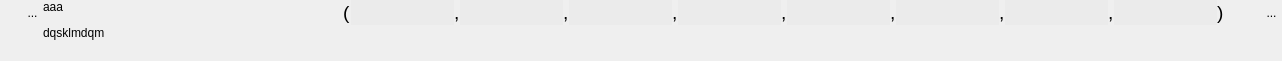
<?xml version="1.0" encoding="UTF-8"?>
<ui version="4.0">
 <class>WidgetTuple8</class>
 <widget class="QWidget" name="WidgetTuple8">
  <property name="geometry">
   <rect>
    <x>0</x>
    <y>0</y>
    <width>1282</width>
    <height>61</height>
   </rect>
  </property>
  <property name="sizePolicy">
   <sizepolicy hsizetype="Preferred" vsizetype="Minimum">
    <horstretch>0</horstretch>
    <verstretch>0</verstretch>
   </sizepolicy>
  </property>
  <property name="minimumSize">
   <size>
    <width>0</width>
    <height>0</height>
   </size>
  </property>
  <property name="windowTitle">
   <string>Form</string>
  </property>
  <layout class="QHBoxLayout" name="horizontalLayout_3">
   <property name="spacing">
    <number>0</number>
   </property>
   <property name="leftMargin">
    <number>1</number>
   </property>
   <property name="topMargin">
    <number>0</number>
   </property>
   <property name="rightMargin">
    <number>0</number>
   </property>
   <property name="bottomMargin">
    <number>1</number>
   </property>
   <item>
    <layout class="QVBoxLayout" name="verticalLayout_2">
     <property name="spacing">
      <number>0</number>
     </property>
     <item>
      <layout class="QHBoxLayout" name="horizontalLayout_2">
       <property name="spacing">
        <number>0</number>
       </property>
       <property name="sizeConstraint">
        <enum>QLayout::SetFixedSize</enum>
       </property>
       <item>
        <spacer name="horizontalSpacer_3">
         <property name="orientation">
          <enum>Qt::Horizontal</enum>
         </property>
         <property name="sizeType">
          <enum>QSizePolicy::Fixed</enum>
         </property>
         <property name="sizeHint" stdset="0">
          <size>
           <width>21</width>
           <height>20</height>
          </size>
         </property>
        </spacer>
       </item>
       <item>
        <widget class="MonBoutonValide" name="RBValide">
         <property name="minimumSize">
          <size>
           <width>21</width>
           <height>25</height>
          </size>
         </property>
         <property name="maximumSize">
          <size>
           <width>21</width>
           <height>25</height>
          </size>
         </property>
         <property name="focusPolicy">
          <enum>Qt::ClickFocus</enum>
         </property>
         <property name="toolTip">
          <string>Affiche le rapport de validation du mot-clef</string>
         </property>
         <property name="styleSheet">
          <string notr="true">border : 0px</string>
         </property>
         <property name="text">
          <string>...</string>
         </property>
         <property name="icon">
          <iconset>
           <normaloff>../Editeur/icons/ast-green-ball.png</normaloff>../Editeur/icons/ast-green-ball.png</iconset>
         </property>
         <property name="iconSize">
          <size>
           <width>25</width>
           <height>25</height>
          </size>
         </property>
        </widget>
       </item>
      </layout>
     </item>
     <item>
      <spacer name="verticalSpacer_2">
       <property name="orientation">
        <enum>Qt::Vertical</enum>
       </property>
       <property name="sizeHint" stdset="0">
        <size>
         <width>20</width>
         <height>5</height>
        </size>
       </property>
      </spacer>
     </item>
    </layout>
   </item>
   <item>
    <widget class="MonLabelClic" name="label">
     <property name="sizePolicy">
      <sizepolicy hsizetype="Fixed" vsizetype="Preferred">
       <horstretch>0</horstretch>
       <verstretch>0</verstretch>
      </sizepolicy>
     </property>
     <property name="minimumSize">
      <size>
       <width>300</width>
       <height>25</height>
      </size>
     </property>
     <property name="maximumSize">
      <size>
       <width>178</width>
       <height>16777215</height>
      </size>
     </property>
     <property name="frameShape">
      <enum>QFrame::NoFrame</enum>
     </property>
     <property name="text">
      <string>&lt;html&gt;&lt;head/&gt;&lt;body&gt;&lt;p&gt;aaa&lt;/p&gt;&lt;p&gt;dqsklmdqm&lt;/p&gt;&lt;/body&gt;&lt;/html&gt;</string>
     </property>
     <property name="scaledContents">
      <bool>false</bool>
     </property>
     <property name="alignment">
      <set>Qt::AlignLeading|Qt::AlignLeft|Qt::AlignTop</set>
     </property>
    </widget>
   </item>
   <item>
    <layout class="QVBoxLayout" name="verticalLayout">
     <item>
      <layout class="QHBoxLayout" name="horizontalLayout">
       <item>
        <widget class="QLabel" name="label_2">
         <property name="text">
          <string>&lt;html&gt;&lt;head/&gt;&lt;body&gt;&lt;p&gt;&lt;span style=&quot; font-size:14pt;&quot;&gt;(&lt;/span&gt;&lt;/p&gt;&lt;/body&gt;&lt;/html&gt;</string>
         </property>
        </widget>
       </item>
       <item>
        <widget class="QLineEdit" name="lineEditVal1">
         <property name="sizePolicy">
          <sizepolicy hsizetype="Preferred" vsizetype="Fixed">
           <horstretch>0</horstretch>
           <verstretch>0</verstretch>
          </sizepolicy>
         </property>
         <property name="minimumSize">
          <size>
           <width>0</width>
           <height>25</height>
          </size>
         </property>
         <property name="maximumSize">
          <size>
           <width>805</width>
           <height>16777215</height>
          </size>
         </property>
         <property name="styleSheet">
          <string notr="true">background:rgb(235,235,235);
border:0px;</string>
         </property>
        </widget>
       </item>
       <item>
        <widget class="QLabel" name="label_4">
         <property name="text">
          <string>&lt;html&gt;&lt;head/&gt;&lt;body&gt;&lt;p&gt;&lt;span style=&quot; font-size:14pt;&quot;&gt;,&lt;/span&gt;&lt;/p&gt;&lt;/body&gt;&lt;/html&gt;</string>
         </property>
        </widget>
       </item>
       <item>
        <widget class="QLineEdit" name="lineEditVal2">
         <property name="sizePolicy">
          <sizepolicy hsizetype="Preferred" vsizetype="Fixed">
           <horstretch>0</horstretch>
           <verstretch>0</verstretch>
          </sizepolicy>
         </property>
         <property name="minimumSize">
          <size>
           <width>0</width>
           <height>25</height>
          </size>
         </property>
         <property name="maximumSize">
          <size>
           <width>805</width>
           <height>16777215</height>
          </size>
         </property>
         <property name="focusPolicy">
          <enum>Qt::StrongFocus</enum>
         </property>
         <property name="styleSheet">
          <string notr="true">background:rgb(235,235,235);
border:0px;</string>
         </property>
        </widget>
       </item>
       <item>
        <widget class="QLabel" name="label_3">
         <property name="text">
          <string>&lt;html&gt;&lt;head/&gt;&lt;body&gt;&lt;p&gt;&lt;span style=&quot; font-size:14pt;&quot;&gt;,&lt;/span&gt;&lt;/p&gt;&lt;/body&gt;&lt;/html&gt;</string>
         </property>
        </widget>
       </item>
       <item>
        <widget class="QLineEdit" name="lineEditVal3">
         <property name="sizePolicy">
          <sizepolicy hsizetype="Preferred" vsizetype="Fixed">
           <horstretch>0</horstretch>
           <verstretch>0</verstretch>
          </sizepolicy>
         </property>
         <property name="minimumSize">
          <size>
           <width>0</width>
           <height>25</height>
          </size>
         </property>
         <property name="maximumSize">
          <size>
           <width>805</width>
           <height>16777215</height>
          </size>
         </property>
         <property name="focusPolicy">
          <enum>Qt::StrongFocus</enum>
         </property>
         <property name="styleSheet">
          <string notr="true">background:rgb(235,235,235);
border:0px;</string>
         </property>
        </widget>
       </item>
       <item>
        <widget class="QLabel" name="label_8">
         <property name="text">
          <string>&lt;html&gt;&lt;head/&gt;&lt;body&gt;&lt;p&gt;&lt;span style=&quot; font-size:14pt;&quot;&gt;,&lt;/span&gt;&lt;/p&gt;&lt;/body&gt;&lt;/html&gt;</string>
         </property>
        </widget>
       </item>
       <item>
        <widget class="LECustomTuple" name="lineEditVal_4">
         <property name="sizePolicy">
          <sizepolicy hsizetype="Expanding" vsizetype="Fixed">
           <horstretch>0</horstretch>
           <verstretch>0</verstretch>
          </sizepolicy>
         </property>
         <property name="minimumSize">
          <size>
           <width>0</width>
           <height>25</height>
          </size>
         </property>
         <property name="maximumSize">
          <size>
           <width>10000</width>
           <height>16777215</height>
          </size>
         </property>
         <property name="focusPolicy">
          <enum>Qt::StrongFocus</enum>
         </property>
         <property name="styleSheet">
          <string notr="true">background:rgb(235,235,235);
border:0px;</string>
         </property>
        </widget>
       </item>
       <item>
        <widget class="QLabel" name="label_9">
         <property name="text">
          <string>&lt;html&gt;&lt;head/&gt;&lt;body&gt;&lt;p&gt;&lt;span style=&quot; font-size:14pt;&quot;&gt;,&lt;/span&gt;&lt;/p&gt;&lt;/body&gt;&lt;/html&gt;</string>
         </property>
        </widget>
       </item>
       <item>
        <widget class="LECustomTuple" name="lineEditVal_5">
         <property name="sizePolicy">
          <sizepolicy hsizetype="Expanding" vsizetype="Fixed">
           <horstretch>0</horstretch>
           <verstretch>0</verstretch>
          </sizepolicy>
         </property>
         <property name="minimumSize">
          <size>
           <width>0</width>
           <height>25</height>
          </size>
         </property>
         <property name="maximumSize">
          <size>
           <width>10000</width>
           <height>16777215</height>
          </size>
         </property>
         <property name="focusPolicy">
          <enum>Qt::StrongFocus</enum>
         </property>
         <property name="styleSheet">
          <string notr="true">background:rgb(235,235,235);
border:0px;</string>
         </property>
        </widget>
       </item>
       <item>
        <widget class="QLabel" name="label_10">
         <property name="text">
          <string>&lt;html&gt;&lt;head/&gt;&lt;body&gt;&lt;p&gt;&lt;span style=&quot; font-size:14pt;&quot;&gt;,&lt;/span&gt;&lt;/p&gt;&lt;/body&gt;&lt;/html&gt;</string>
         </property>
        </widget>
       </item>
       <item>
        <widget class="LECustomTuple" name="lineEditVal_6">
         <property name="sizePolicy">
          <sizepolicy hsizetype="Expanding" vsizetype="Fixed">
           <horstretch>0</horstretch>
           <verstretch>0</verstretch>
          </sizepolicy>
         </property>
         <property name="minimumSize">
          <size>
           <width>0</width>
           <height>25</height>
          </size>
         </property>
         <property name="maximumSize">
          <size>
           <width>10000</width>
           <height>16777215</height>
          </size>
         </property>
         <property name="focusPolicy">
          <enum>Qt::StrongFocus</enum>
         </property>
         <property name="styleSheet">
          <string notr="true">background:rgb(235,235,235);
border:0px;</string>
         </property>
        </widget>
       </item>
       <item>
        <widget class="QLabel" name="label_11">
         <property name="text">
          <string>&lt;html&gt;&lt;head/&gt;&lt;body&gt;&lt;p&gt;&lt;span style=&quot; font-size:14pt;&quot;&gt;,&lt;/span&gt;&lt;/p&gt;&lt;/body&gt;&lt;/html&gt;</string>
         </property>
        </widget>
       </item>
       <item>
        <widget class="LECustomTuple" name="lineEditVal_8">
         <property name="sizePolicy">
          <sizepolicy hsizetype="Expanding" vsizetype="Fixed">
           <horstretch>0</horstretch>
           <verstretch>0</verstretch>
          </sizepolicy>
         </property>
         <property name="minimumSize">
          <size>
           <width>0</width>
           <height>25</height>
          </size>
         </property>
         <property name="maximumSize">
          <size>
           <width>10000</width>
           <height>16777215</height>
          </size>
         </property>
         <property name="focusPolicy">
          <enum>Qt::StrongFocus</enum>
         </property>
         <property name="styleSheet">
          <string notr="true">background:rgb(235,235,235);
border:0px;</string>
         </property>
        </widget>
       </item>
       <item>
        <widget class="QLabel" name="label_12">
         <property name="text">
          <string>&lt;html&gt;&lt;head/&gt;&lt;body&gt;&lt;p&gt;&lt;span style=&quot; font-size:14pt;&quot;&gt;,&lt;/span&gt;&lt;/p&gt;&lt;/body&gt;&lt;/html&gt;</string>
         </property>
        </widget>
       </item>
       <item>
        <widget class="LECustomTuple" name="lineEditVal_7">
         <property name="sizePolicy">
          <sizepolicy hsizetype="Expanding" vsizetype="Fixed">
           <horstretch>0</horstretch>
           <verstretch>0</verstretch>
          </sizepolicy>
         </property>
         <property name="minimumSize">
          <size>
           <width>0</width>
           <height>25</height>
          </size>
         </property>
         <property name="maximumSize">
          <size>
           <width>10000</width>
           <height>16777215</height>
          </size>
         </property>
         <property name="focusPolicy">
          <enum>Qt::StrongFocus</enum>
         </property>
         <property name="styleSheet">
          <string notr="true">background:rgb(235,235,235);
border:0px;</string>
         </property>
        </widget>
       </item>
       <item>
        <widget class="QLabel" name="label_5">
         <property name="text">
          <string>&lt;html&gt;&lt;head/&gt;&lt;body&gt;&lt;p&gt;&lt;span style=&quot; font-size:14pt;&quot;&gt;)&lt;/span&gt;&lt;/p&gt;&lt;/body&gt;&lt;/html&gt;</string>
         </property>
        </widget>
       </item>
       <item>
        <spacer name="horizontalSpacer">
         <property name="orientation">
          <enum>Qt::Horizontal</enum>
         </property>
         <property name="sizeHint" stdset="0">
          <size>
           <width>40</width>
           <height>20</height>
          </size>
         </property>
        </spacer>
       </item>
       <item>
        <widget class="QToolButton" name="RBPoubelle">
         <property name="minimumSize">
          <size>
           <width>21</width>
           <height>25</height>
          </size>
         </property>
         <property name="maximumSize">
          <size>
           <width>21</width>
           <height>25</height>
          </size>
         </property>
         <property name="focusPolicy">
          <enum>Qt::ClickFocus</enum>
         </property>
         <property name="toolTip">
          <string>Détruit le mot-clef</string>
         </property>
         <property name="styleSheet">
          <string notr="true">border : 0px</string>
         </property>
         <property name="text">
          <string>...</string>
         </property>
         <property name="icon">
          <iconset>
           <normaloff>../Editeur/icons/deleteRond.png</normaloff>../Editeur/icons/deleteRond.png</iconset>
         </property>
         <property name="iconSize">
          <size>
           <width>25</width>
           <height>25</height>
          </size>
         </property>
        </widget>
       </item>
      </layout>
     </item>
     <item>
      <spacer name="verticalSpacer">
       <property name="orientation">
        <enum>Qt::Vertical</enum>
       </property>
       <property name="sizeHint" stdset="0">
        <size>
         <width>20</width>
         <height>13</height>
        </size>
       </property>
      </spacer>
     </item>
    </layout>
   </item>
  </layout>
 </widget>
 <customwidgets>
  <customwidget>
   <class>MonBoutonValide</class>
   <extends>QToolButton</extends>
   <header>monBoutonValide.h</header>
  </customwidget>
  <customwidget>
   <class>MonLabelClic</class>
   <extends>QLabel</extends>
   <header>monLabelClic.h</header>
  </customwidget>
  <customwidget>
   <class>LECustomTuple</class>
   <extends>QLineEdit</extends>
   <header>gereListe.h</header>
  </customwidget>
 </customwidgets>
 <resources/>
 <connections/>
</ui>
